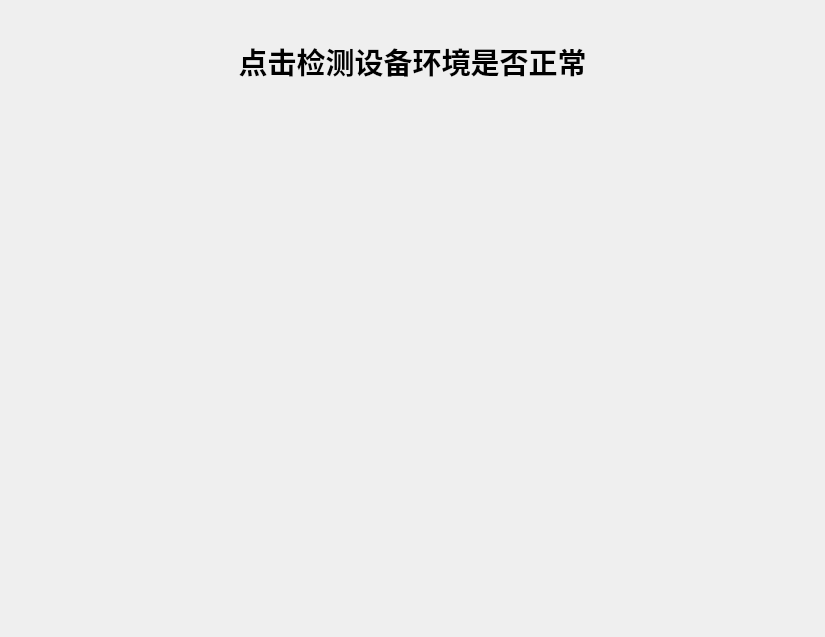
<?xml version="1.0" encoding="UTF-8"?>
<ui version="4.0">
 <class>WidgetModel1</class>
 <widget class="QWidget" name="WidgetModel1">
  <property name="geometry">
   <rect>
    <x>0</x>
    <y>0</y>
    <width>825</width>
    <height>637</height>
   </rect>
  </property>
  <property name="windowTitle">
   <string>Form</string>
  </property>
  <layout class="QGridLayout" name="gridLayout" columnstretch="1,1">
   <item row="1" column="1">
    <widget class="XyProcessLog" name="tableWidget" native="true"/>
   </item>
   <item row="1" column="0">
    <widget class="VideoWidget" name="widgetVideo" native="true">
     <property name="maximumSize">
      <size>
       <width>640</width>
       <height>16777215</height>
      </size>
     </property>
    </widget>
   </item>
   <item row="0" column="0" colspan="2">
    <widget class="XyResultLabel" name="labelTips">
     <property name="minimumSize">
      <size>
       <width>0</width>
       <height>100</height>
      </size>
     </property>
     <property name="maximumSize">
      <size>
       <width>16777215</width>
       <height>100</height>
      </size>
     </property>
     <property name="font">
      <font>
       <pointsize>22</pointsize>
       <bold>true</bold>
      </font>
     </property>
     <property name="text">
      <string>点击检测设备环境是否正常</string>
     </property>
     <property name="alignment">
      <set>Qt::AlignCenter</set>
     </property>
    </widget>
   </item>
  </layout>
 </widget>
 <customwidgets>
  <customwidget>
   <class>XyResultLabel</class>
   <extends>QLabel</extends>
   <header>XyResultLabel.h</header>
   <container>1</container>
  </customwidget>
  <customwidget>
   <class>XyProcessLog</class>
   <extends>QWidget</extends>
   <header location="global">XyProcessLog.h</header>
   <container>1</container>
  </customwidget>
  <customwidget>
   <class>VideoWidget</class>
   <extends>QWidget</extends>
   <header>videowidget.h</header>
   <container>1</container>
  </customwidget>
 </customwidgets>
 <resources/>
 <connections/>
</ui>
